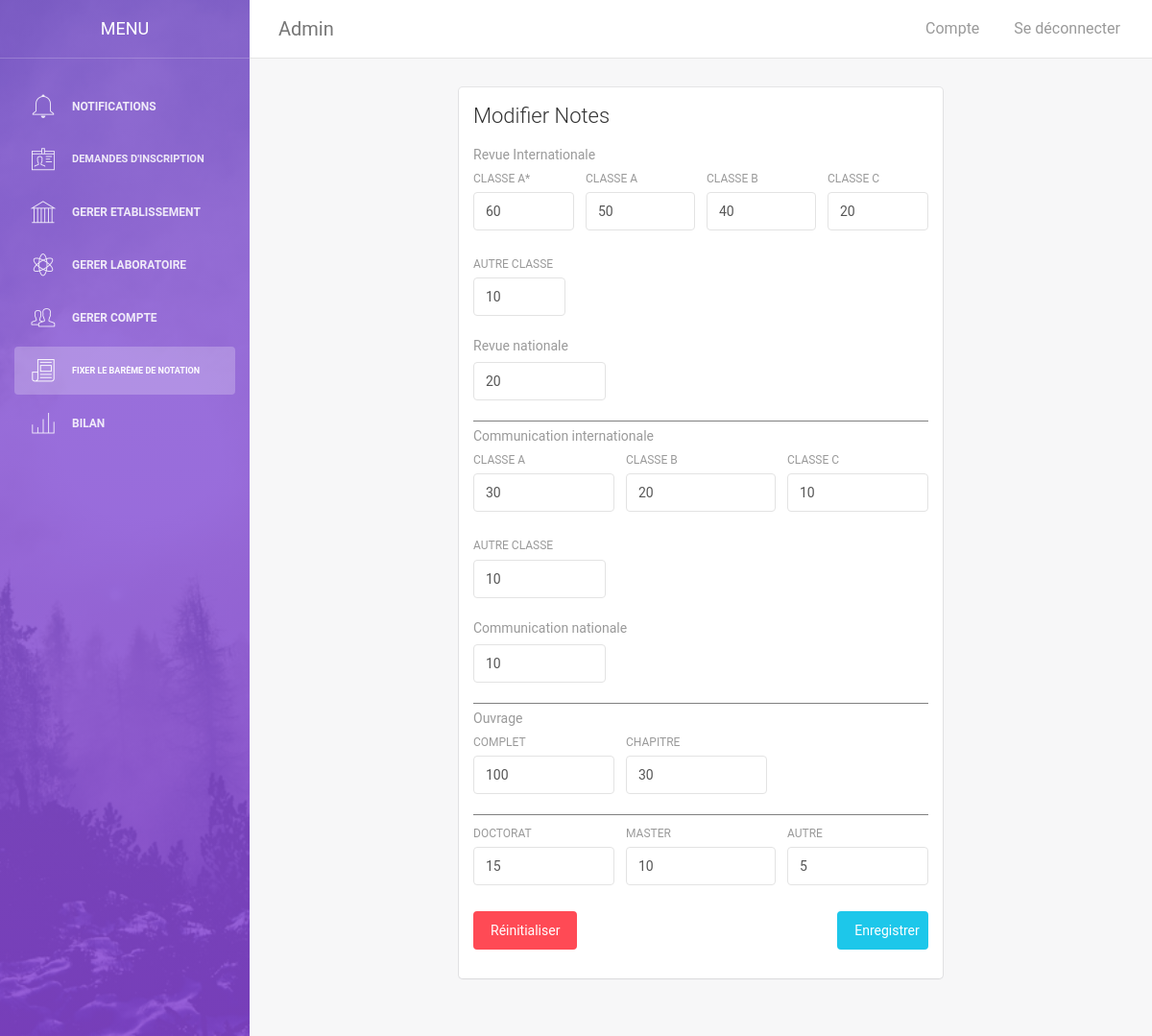
The page /adminFixerNotation.php (signed in) on the database its author committed.
### tables this page shows
CREATE TABLE `systemenotes` (
  `revueInterAA` int(2) NOT NULL,
  `revueInterA` int(2) NOT NULL,
  `revueInterB` int(2) NOT NULL,
  `revueInterC` int(2) NOT NULL,
  `revueInterAutre` int(2) NOT NULL,
  `revueNat` int(2) NOT NULL,
  `autre` int(2) NOT NULL,
  `comInterA` int(2) NOT NULL,
  `comInterB` int(2) NOT NULL,
  `comInterC` int(2) NOT NULL,
  `comInterAutre` int(2) NOT NULL,
  `comNat` int(2) NOT NULL,
  `chapitreOuvrage` int(2) NOT NULL,
  `ouvrage` int(2) NOT NULL,
  `doctorat` int(2) NOT NULL,
  `master` int(2) NOT NULL,
  `id` int(1) NOT NULL
);

### adminFixerNotation.php (the view, shortened to what this page needs)
<?php
    require_once("config.php");
    $sql = "SELECT * FROM systemeNotes WHERE id = '1' ";
    if($result = mysqli_query($db,$sql)){
        $row = mysqli_fetch_array($result);
        $revueInterAA = $row["revueInterAA"];
        $revueInterA = $row["revueInterA"];
        $revueInterB = $row["revueInterB"];
        $revueInterC = $row["revueInterC"];
        $revueInterAutre = $row["revueInterAutre"];
        $revueNat = $row["revueNat"];
        $autre = $row["autre"];
        $comInterA = $row["comInterA"];
        $comInterB = $row["comInterB"];
        $comInterC = $row["comInterC"];
        $comInterAutre = $row["comInterAutre"];
        $comNat = $row["comNat"];
        $chapitreOuvrage = $row["chapitreOuvrage"];
        $ouvrage = $row["ouvrage"];
        $master = $row["master"];
        $doctorat = $row["doctorat"];
    }
?>
<!doctype html>
<html lang="en">
<head>
    <link href="assets/css/bootstrap.min.css" rel="stylesheet" />
    <link href="assets/css/animate.min.css" rel="stylesheet"/>
    <link href="assets/css/light-bootstrap-dashboard.css?v=1.4.0" rel="stylesheet"/>
    <link href="assets/css/demo.css" rel="stylesheet" />
    <link href="assets/css/pe-icon-7-stroke.css" rel="stylesheet" />
    <link rel="stylesheet" href="assets/select/bootstrap-select.min.css">
</head>
<body>
    <div class="sidebar" data-color="purple" data-image="assets/img/sidebar-5.jpg">
    	<div class="sidebar-wrapper">
            <div class="logo">
                <a href="#" class="simple-text">
                    Menu
                </a>
            </div>
            <ul class="nav">
            <?php
                    require_once('menuAdmin.php');
                    menu(5);
                ?>
            </ul>
    	</div>
    </div>
    <div class="main-panel">
		<nav class="navbar navbar-default navbar-fixed">
            <div class="container-fluid">
                <div class="navbar-header">
                    <div class="navbar-brand" >Admin</div>
                </div>
                <div class="collapse navbar-collapse">
                    <ul class="nav navbar-nav navbar-left">
                        <li>
                           <a href="">
                            </a>
                        </li>
                    </ul>
                    <ul class="nav navbar-nav navbar-right">
                    <li>
                            <a href="adminCompte.php">
                                <p>Compte</p>
                            </a>
                        </li>
                        <li>
                            <a id="seDeconnecter" href="index.php?logout=1">
                                <p>Se déconnecter</p>
                            </a>
                        </li>
                    </ul>
                </div>
            </div>
        </nav>
        <div style="position:relative; width:60%; left:20%; right:20%;" class="content">
            <div class="container-fluid">
                <div class="card">
                    <div class="header">
                        <h4 class="title">Modifier Notes</h4>
                    </div>
                    <div class="content">
                        <form action="" id="mainForm" method="post">
                            <p class="category">Revue Internationale</p>
                            <div class="row">
                                <div class="col-md-3">
                                    <div class="form-group">
                                        <label class="inline-label">classe A*</label>
                                        <input min="1" max="1000" onClick="this.select();" value="<?php echo $revueInterAA;?>" class="form-control" type="number" name="revueInterAA" required>
                                    </div>
                                </div>
                                <div class="col-md-3">
                                    <div class="form-group">
                                        <label class="inline-label">classe A</label>
                                        <input min="1" max="1000" onClick="this.select();" value="<?php echo $revueInterA;?>" class="form-control" type="number" name="revueInterA" required>
                                    </div>
                                </div>
                                <div class="col-md-3">
                                    <div class="form-group">
                                        <label class="inline-label">classe b</label>
                                        <input min="1" max="1000" onClick="this.select();" value="<?php echo $revueInterB;?>" class="form-control" type="number" name="revueInterB" required>
                                    </div>
                                </div>
                                <div class="col-md-3">
                                    <div class="form-group">
                                        <label class="inline-label">classe C</label>
                                        <input min="1" max="1000" onClick="this.select();" value="<?php echo $revueInterC;?>" class="form-control" type="number" name="revueInterC" required>
                                    </div>
                                </div>
                            </div>
                            <div class="row">
                                <div class="col-md-3">
                                    <div class="form-group">
                                        <label class="inline-label">autre classe</label>
                                        <input min="1" max="1000" onClick="this.select();" value="<?php echo $revueInterAutre;?>" class="form-control" type="number" name="revueInterAutre" required>
                                    </div>
                                </div>
                            </div>
                            <p class="category">Revue nationale</p>
                            <div class="row">
                                <div class="col-md-4">
                                    <div class="form-group">
                                        <input min="1" max="1000" onClick="this.select();" value="<?php echo $revueNat;?>" class="form-control" type="number" name="revueNat" required>
                                    </div>
                                </div>
                            </div>
                            <div style="background:grey;width:100%;height:1px;margin-bottom:5px;"></div>
                            <p class="category">Communication internationale</p>
                            <div class="row">
                                <div class="col-md-4">
                                    <div class="form-group">
                                        <label class="inline-label">classe a</label>
                                        <input min="1" max="1000" onClick="this.select();" value="<?php echo $comInterA;?>" class="form-control" type="number" name="comInterA" required>
                                    </div>
                                </div>
                                <div class="col-md-4">
                                    <div class="form-group">
                                        <label class="inline-label">classe b</label>
                                        <input min="1" max="1000" onClick="this.select();" value="<?php echo $comInterB;?>" class="form-control" type="number" name="comInterB" required>
                                    </div>
                                </div>
                                <div class="col-md-4">
                                    <div class="form-group">
                                        <label class="inline-label">classe c</label>
                                        <input min="1" max="1000" onClick="this.select();" value="<?php echo $comInterC;?>" class="form-control" type="number" name="comInterC" required>
                                    </div>
                                </div>
                            </div>
                            <div class="row">
                                <div class="col-md-4">
                                    <div class="form-group">
                                        <label class="inline-label">autre classe</label>
                                        <input min="1" max="1000" onClick="this.select();" value="<?php echo $comInterAutre;?>" class="form-control" type="number" name="comInterAutre" required>
                                    </div>
                                </div>
                            </div>
                            <p class="category">Communication nationale</p>
                            <div class="row">
                                <div class="col-md-4">
                                    <div class="form-group">
                                        <input min="1" max="1000" onClick="this.select();" value="<?php echo $comNat;?>" class="form-control" type="number" name="comNat" required>
                                    </div>
                                </div>
                            </div>
                            <div style="background:grey;width:100%;height:1px;margin-bottom:5px;"></div>
                            <p class="category">Ouvrage</p>
                            <div class="row">
                                <div class="col-md-4">
                                    <div class="form-group">
                                        <label class="inline-label">complet</label>
                                        <input min="1" max="1000" onClick="this.select();" value="<?php echo $ouvrage;?>" class="form-control" type="number" name="ouvrage" required>
                                    </div>
                                </div>
                                <div class="col-md-4">
                                    <div class="form-group">
                                        <label class="inline-label">chapitre</label>
                                        <input min="1" max="1000" onClick="this.select();" value="<?php echo $chapitreOuvrage;?>" class="form-control" type="number" name="chapitreOuvrage" required>
                                    </div>
                                </div>
                            </div>
                            <div style="background:grey;width:100%;height:1px;margin-bottom:5px;"></div>
                            <div class="row">
                                <div class="col-md-4">
                                    <div class="form-group">
                                    <label for="">doctorat</label>
                                    <input min="1" max="1000" onClick="this.select();" value="<?php echo $doctorat;?>" class="form-control" type="number" name="doctorat" required>
                                    </div>
                                </div>
                                <div class="col-md-4">
                                    <div class="form-group">
                                    <label for="">master</label>
                                    <input min="1" max="1000" onClick="this.select();" value="<?php echo $master;?>" class="form-control" type="number" name="master" required>
                                    </div>
                                </div>
                                <div class="col-md-4">
                                    <div class="form-group">
                                    <label for="">autre</label>
                                    <input min="1" max="1000" onClick="this.select();" value="<?php echo $autre;?>" class="form-control" type="number" name="autre" required>
                                    </div>
                                </div>
                            </div>
                            <div class="row">
                                <div class="col-md-12">
                                    <button style="width:20%;" type="submit" class="btn btn-fill btn-info pull-right ">Enregistrer</button>
                                    <button type="button" id="clearBtn" style="width:auto;" class="btn btn-fill btn-danger pull-left ">Réinitialiser</button>
                                </div>
                            </div>
                        </form>
                    </div>
                </div>
            </div>
        </div>
    </div>
</body>
</html>

### menuAdmin.php
<?php
    function menu($i){
        if($i == -1){
            echo '
            <li >
                 <a href="notification.php">
                     <i class="pe-7s-bell"></i>
                     <p>Notifications</p>
                 </a>
             </li>
            <li>
            <a href="adminGererDemande.php">
                <i class="pe-7s-id"></i>
                <p style="font-size:11px">Demandes d\'inscription</p>
            </a>
            </li>
            <li>
                <a href="adminGererEtab.php">
                    <i class="pe-7s-culture"></i>
                    <p>Gerer Etablissement</p>
                </a>
            </li>
            <li>
                <a href="adminGererLabo.php">
                    <i class="pe-7s-science"></i>
                    <p>Gerer Laboratoire</p>
                </a>
            </li>
            <li>
                <a href="adminGererCompte.php">
                    <i class="pe-7s-users"></i>
                    <p>Gerer Compte</p>
                </a>
            </li>
            <li>
                <a href="adminFixerNotation.php">
                    <i class="pe-7s-news-paper"></i>
                    <p style="font-size:9px">Fixer le barème de notation</p>
                </a>
            </li>
            <li>
                <a href="bilan.php">
                    <i class="pe-7s-graph3"></i>
                    <p>Bilan</p>
                </a>
            </li>';
        }
        else{
            $class = array();
            for ($j=0; $j < $i; $j++) {
                $class[$j] = '';
            }
            $class[$i] = 'class="active"';
            for ($j=++$i; $j < 7; $j++) {
                $class[$j] = '';
            }
            echo '
            <li '.$class[0].'>
                 <a href="notification.php">
                     <i class="pe-7s-bell"></i>
                     <p>Notifications</p>
                 </a>
             </li>
            <li '.$class[1].'>
            <a href="adminGererDemande.php">
                <i class="pe-7s-id"></i>
                <p style="font-size:11px">Demandes d\'inscription</p>
            </a>
            </li>
            <li '.$class[2].'>
                <a href="adminGererEtab.php">
                    <i class="pe-7s-culture"></i>
                    <p>Gerer Etablissement</p>
                </a>
            </li>
            <li '.$class[3].'>
                <a href="adminGererLabo.php">
                    <i class="pe-7s-science"></i>
                    <p>Gerer Laboratoire</p>
                </a>
            </li>
            <li '.$class[4].'>
                <a href="adminGererCompte.php">
                    <i class="pe-7s-users"></i>
                    <p>Gerer Compte</p>
                </a>
            </li>
            <li '.$class[5].'>
                <a href="adminFixerNotation.php">
                    <i class="pe-7s-news-paper"></i>
                    <p style="font-size:9px">Fixer le barème de notation</p>
                </a>
            </li>
            <li '.$class[6].'>
                <a href="bilan.php">
                    <i class="pe-7s-graph3"></i>
                    <p>Bilan</p>
                </a>
            </li>';
        }
    }
?>

### adminFixerNotation.php (style rules this page uses)
.inline-label { white-space: nowrap; max-width: 150px; overflow: hidden; text-overflow: ellipsis; float:left; }

### rows shown on the page
systemenotes: revueInterAA "60", revueInterA "50", revueInterB "40", revueInterC "20", revueInterAutre "10", revueNat "20", comInterA "30", comInterB "20", comInterC "10", comInterAutre "10", comNat "10", ouvrage "100", chapitreOuvrage "30", doctorat "15", master "10", autre "5"
